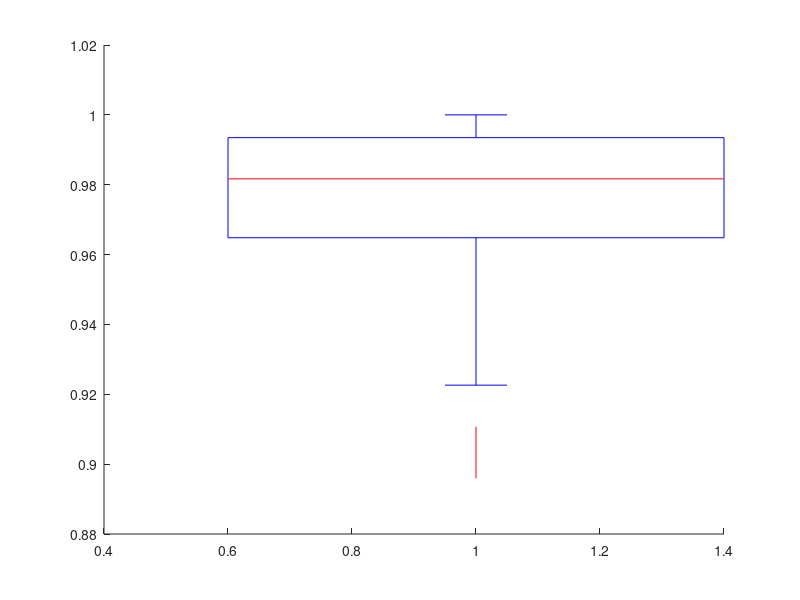

MATLAB code to generate this figure: (Note: this script raises an error after producing the figure.)
% LBM vs (Multilayer) modularity (synthetic data)
%
% Version 1.0 
% Copyright (c) 2026, Lingbin Bian
% 22-Feb-2026

clear
clc
close all

N_sub = 100;
atlas = 1;

DIIV =30;
switch DIIV
    case 10
        n_diiv=1;
    case 20
        n_diiv=2;
    otherwise
        n_diiv=3;
end
state=3;
n_s=0.3162;

if atlas == 1
    N_node = 100;
else
    N_node = 200;
end

condition = {'LBM', 'M', 'MM'};

% Load task conditions
if atlas == 1
    %load(['Results/synthetic_LBM/','DIIV',num2str(DIIV),'/n',num2str(n_s),'/NMI_indi_LBM.mat']);

    load('Results/synthetic_Bayes_opt_LBM/infer_opt.mat');
    nmi_score_LBM=nmi_score;
   
    load('Results/synthetic_Bayes_opt_M/infer_opt.mat');
    nmi_score_M=nmi_score;

    load('Results/synthetic_Bayes_opt_MM/infer_opt.mat');
    nmi_score_MM=nmi_score;


else
    load('Results/real_Kong_LBM/LR/grouplevel_data.mat');
end


data1 = zeros(N_sub, 1); % LBM
data2 = zeros(N_sub, 1); % modularity
data3 = zeros(N_sub, 1); % multilayer modularity

% Calculate NMI for the specified method
for i = 1:N_sub
    data1(i) = nmi_score_LBM{state,n_diiv}(i,1); 
    data2(i) = nmi_score_M{state,n_diiv}(i,1); 
    data3(i) = nmi_score_MM{state,n_diiv}(i,1); 

end

% -------------------------------------------------------------------------
% Box plot (comparing two vectors of data)
figure
edgecolor = [0, 0, 0];
% fillcolor1 = [0.5,0.5,0];
% fillcolor2 = [0.53, 0.81, 0.92];
% fillcolor3 = [1, 0.5, 0.5];

fillcolor3=[0,0,1]; % fillcolors = rand(24, 3);
fillcolor2=[1,0,0];
fillcolor1=[0.75 0.75 0.75];
% fillcolor2=[0.78,0.38,0.08;];
% fillcolor1=[0.5,0.5,0];

fillcolors = [fillcolor1; fillcolor2; fillcolor3];

% Define positions for boxplots
box_1 = boxplot(data1, 'positions', 1, 'colors', edgecolor, 'width', 0.5, 'symbol', 'r+', 'outliersize', 5);
hold on;
box_2 = boxplot(data2, 'positions', 2, 'colors', edgecolor, 'width', 0.5, 'symbol', 'r+', 'outliersize', 5);
box_3 = boxplot(data3, 'positions', 3, 'colors', edgecolor, 'width', 0.5, 'symbol', 'r+', 'outliersize', 5);

boxobj = findobj(gca, 'Tag', 'Box');
for j = 1:length(boxobj)
    patch(get(boxobj(j), 'XData'), get(boxobj(j), 'YData'), fillcolors(j,:), 'FaceAlpha', 0.5, 'LineWidth', 1);
end

set(gca, 'XTick', 1:length(condition), 'Xlim', [0 length(condition) + 1]);
ylim([0.5, 1.5]); % range of y
xlim([0.5, 3.5])
set(gca, 'xticklabel', condition, 'FontSize', 12);
set(gca, 'linewidth', 1.2, 'fontsize', 16, 'fontname', 'times');
xlabel('', 'fontsize', 16)
ylabel('NMI', 'fontsize', 16)
title(['Experiment ',num2str(state),', DIIV ',num2str(DIIV)])

set(gcf, 'unit', 'centimeters', 'position', [6 10 8 16]);
set(gca, 'Position', [.22 .28 .75 .6]);

% Perform t-tests
p_values = zeros(3, 1);
[~, p_values(1)] = ttest2(data1, data2); % 2-back vs 0-back
[~, p_values(2)] = ttest2(data1, data3); % 2-back vs fixation
[~, p_values(3)] = ttest2(data2, data3); % 0-back vs fixation

% Apply Benjamini-Hochberg FDR control
adjusted_p_values = benjamini_hochberg(p_values);

% Significance determination after correction
significant_flags = adjusted_p_values < 0.05;

% Plot significance lines based on corrected p-values
if significant_flags(1)
    sigline([1, 2], max(max([data1, data2])) + 0.05, p_values(1), p_values(1));
end

if significant_flags(2)
    sigline([1, 3], 0.1 + max([max(data1), max(data3)]), p_values(2), p_values(2));
end

if significant_flags(3)
    sigline([2, 3], 0.2 + max([max(data2), max(data3)]), p_values(3), p_values(3));
end

data_path = fileparts(mfilename('fullpath'));


saveas(gcf,['Results/LBM_vs_modularity','_experiment',num2str(state),'_DIIV',num2str(DIIV),'.fig'])
saveas(gcf,['Results/LBM_vs_modularity','_experiment',num2str(state),'_DIIV',num2str(DIIV),'.svg'])



% -------------------------------------------------------------------------
% Significance line function
function sigline(x, y, p, p_v)
    hold on
    x = x';
    
    mark_size=5;
    if p < 0.001
        plot(mean(x), y * 1.1, '*k','MarkerSize', mark_size);
        plot(mean(x) - 0.16, y * 1.1, '*k','MarkerSize', mark_size);
        plot(mean(x) + 0.16, y * 1.1, '*k','MarkerSize', mark_size);
    elseif (0.001 <= p) && (p < 0.01)
        plot(mean(x) - 0.08, y * 1.1, '*k','MarkerSize', mark_size);
        plot(mean(x) + 0.08, y * 1.1, '*k','MarkerSize', mark_size);
    elseif (0.01 <= p) && (p < 0.05)
        plot(mean(x), y * 1.1, '*k','MarkerSize', mark_size);
    end
    
    if p_v < 0.001
        plot(mean(x), y * 1.12, 'pentagram', 'color', [0 0 0],'MarkerSize', mark_size);
        plot(mean(x) - 0.16, y * 1.12, 'pentagram', 'color', [0 0 0],'MarkerSize', mark_size);
        plot(mean(x) + 0.16, y * 1.12, 'pentagram', 'color', [0 0 0],'MarkerSize', mark_size);
    elseif (0.001 <= p_v) && (p_v < 0.01)
        plot(mean(x) - 0.08, y * 1.12, 'pentagram', 'color', [0 0 0],'MarkerSize', mark_size);
        plot(mean(x) + 0.08, y * 1.12, 'pentagram', 'color', [0 0 0],'MarkerSize', mark_size);
    elseif (0.01 <= p_v) && (p_v < 0.05)
        plot(mean(x), y * 1.12, 'pentagram', 'color', [0 0 0],'MarkerSize', mark_size);
    end
    
    plot(x, [1; 1] * y * 1.085, '-k', 'LineWidth', 1);
    plot([1; 1] * x(1), [y * 1.06, y * 1.085], '-k', 'LineWidth', 1);
    plot([1; 1] * x(2), [y * 1.06, y * 1.085], '-k', 'LineWidth', 1);
    
    hold off
end



% -------------------------------------------------------------------------
% Benjamini-Hochberg FDR implementation function
function p_adj = benjamini_hochberg(p)
    % Input: p: vector of p-values
    % Output: p_adj: BH-adjusted p-values (same length), monotonic non-decreasing
    if isempty(p)
        p_adj = p;
        return;
    end
    
    % Sort p-values
    [p_sorted, sort_idx] = sort(p(:));
    m = length(p_sorted);
    
    % Allocate adjusted p-value array
    p_adj_sorted = zeros(size(p_sorted));
    
    % Compute BH adjusted p-values (step-up procedure)
    for i = m:-1:1
        if i == m
            p_adj_sorted(i) = p_sorted(i);
        else
            p_adj_sorted(i) = min(p_sorted(i) * m / i, p_adj_sorted(i + 1));
        end
    end
    
    % Cap at 1
    p_adj_sorted = min(p_adj_sorted, 1);
    
    % Unsort to original order
    p_adj = zeros(size(p));
    p_adj(sort_idx) = p_adj_sorted;
    p_adj = reshape(p_adj, size(p));
end
